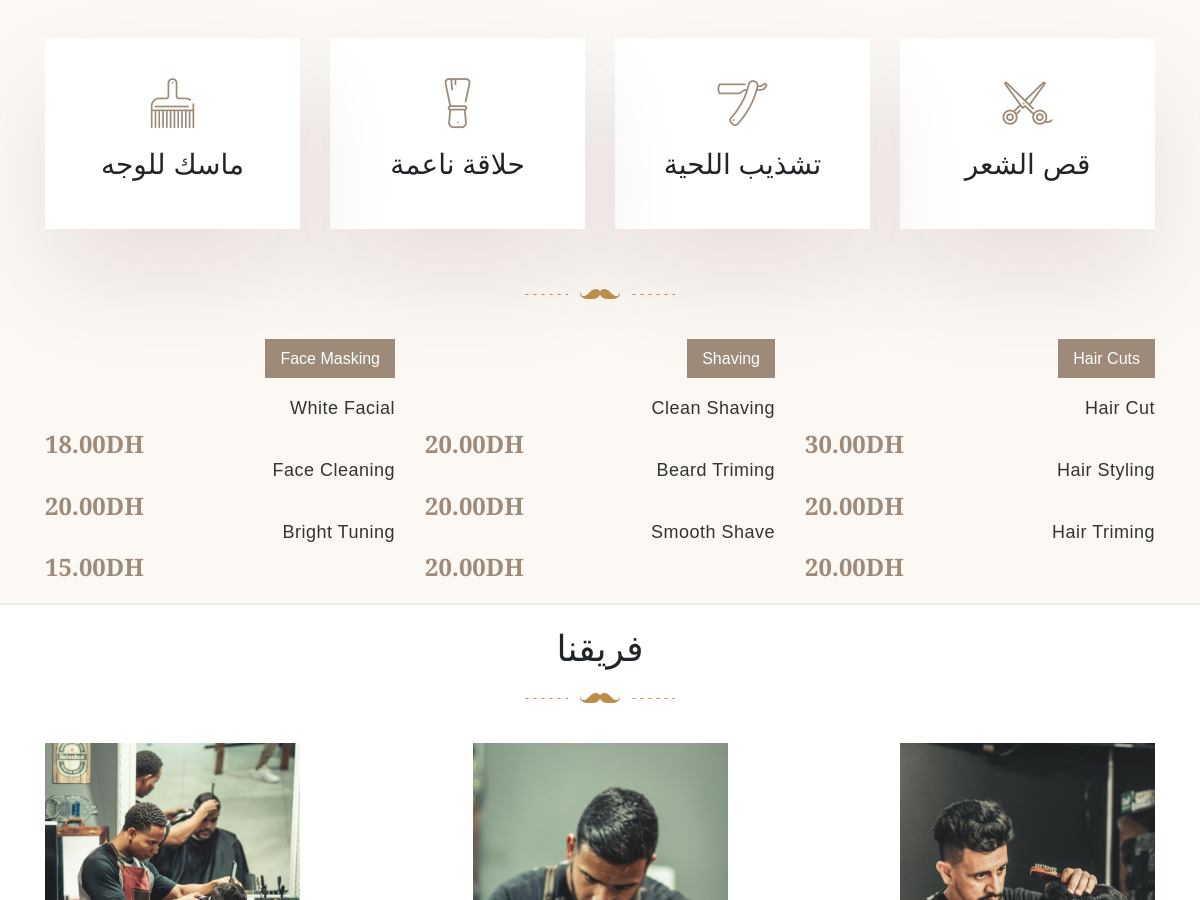
Before: / (middle part) with the older database file.
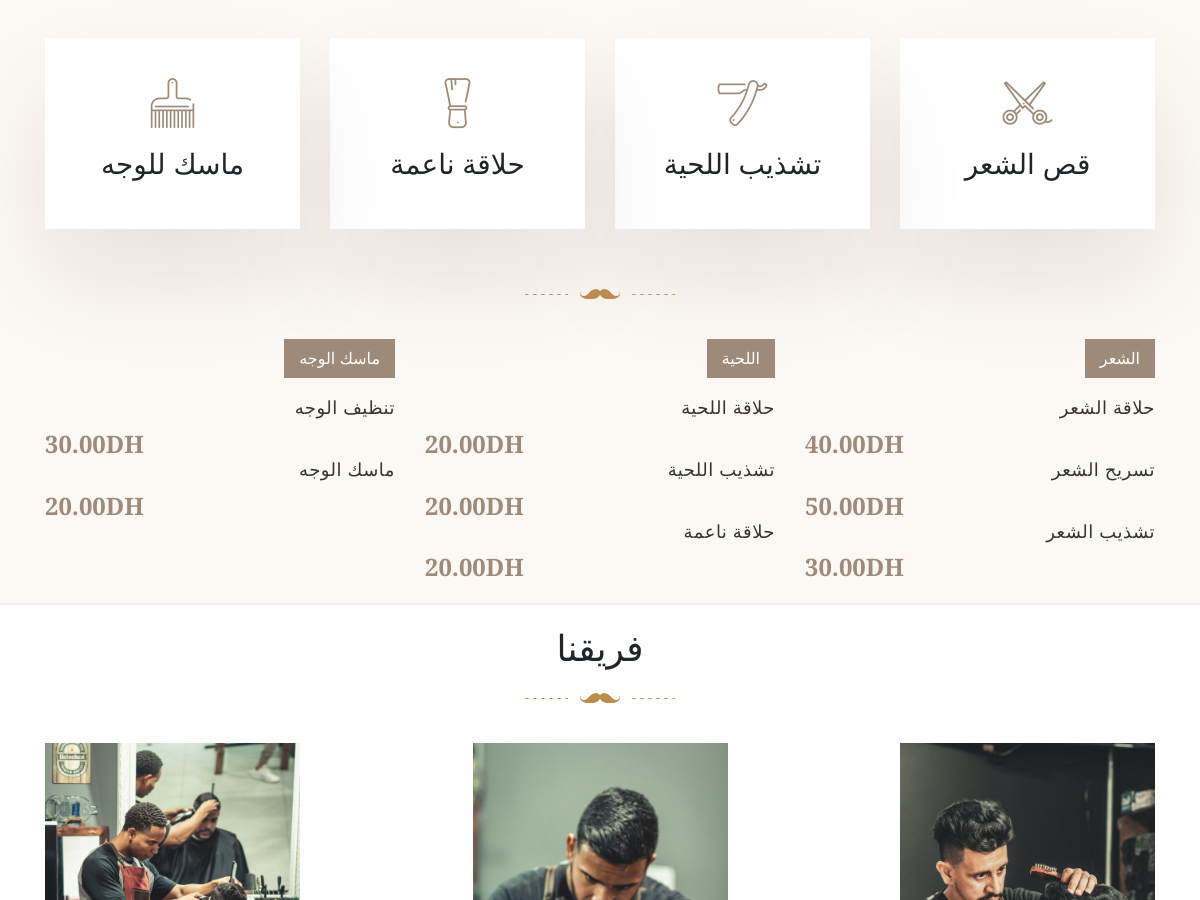
After: the same page with the newer database file.
### tables this page shows
CREATE TABLE `service_categories` (
  `category_id` int(2) NOT NULL,
  `category_name` varchar(50) NOT NULL
);

CREATE TABLE `services` (
  `service_id` int(5) NOT NULL,
  `service_name` varchar(50) NOT NULL,
  `service_description` varchar(255) NOT NULL,
  `service_price` decimal(6,2) NOT NULL,
  `service_duration` int(5) NOT NULL,
  `category_id` int(2) NOT NULL
);

### index.php (the view, shortened to what this page needs)
<?php
    include "connect.php";
    include "Includes/header.php";
?>
<section class="services_section" id="services" data-aos="fade-up" data-aos-duration="800" data-aos-delay="150">
    <div class="container">
        <div class="row">
            <div class="col-lg-3 col-md-6 padd_col_res" data-aos="fade-up" data-aos-duration="800" data-aos-delay="150">
                <div class="service_box">
                    <i class="bs bs-scissors-1"></i>
                    <h3>قص الشعر</h3>
                </div>
            </div>
            <div class="col-lg-3 col-md-6 padd_col_res" data-aos="fade-up" data-aos-duration="800" data-aos-delay="200">
                <div class="service_box">
                    <i class="bs bs-razor-2"></i>
                    <h3>تشذيب اللحية</h3>
                </div>
            </div>
            <div class="col-lg-3 col-md-6 padd_col_res" data-aos="fade-up" data-aos-duration="800" data-aos-delay="250">
                <div class="service_box">
                    <i class="bs bs-brush"></i>
                    <h3>حلاقة ناعمة</h3>
                </div>
            </div>
            <div class="col-lg-3 col-md-6 padd_col_res" data-aos="fade-up" data-aos-duration="800" data-aos-delay="300">
                <div class="service_box">
                    <i class="bs bs-hairbrush-1"></i>
                    <h3>ماسك للوجه</h3>
                </div>
            </div>
        </div>
    </div>
</section>
<section class="pricing_section" id="pricing" style="text-align:right;" data-aos="fade-up" data-aos-duration="800" data-aos-delay="150">
    <?php
        $stmt = $con->prepare("Select * from service_categories");
        $stmt->execute();
        $categories = $stmt->fetchAll();
    ?>
    <div class="container">
        <div class="section_heading">
            <div class="heading-line"></div>
        </div>
        <div class="row">
            <?php
                foreach($categories as $category)
                {
                    $stmt = $con->prepare("Select * from services where category_id = ?");
                    $stmt->execute(array($category['category_id']));
                    $totalServices =  $stmt->rowCount();
                    $services = $stmt->fetchAll();
                    if($totalServices > 0)
                    {
            ?>
            <div class="col-lg-4 col-md-6 sm-padding">
                <div class="price_wrap">
                    <h3 data-aos="fade-up" data-aos-duration="800" data-aos-delay="150"><?php echo $category['category_name'] ?></h3>
                    <ul class="price_list">
                        <?php
                            foreach($services as $service)
                            {
                        ?>
                        <li>
                            <h4 data-aos="fade-up" data-aos-duration="800" data-aos-delay="150"><?php echo $service['service_name'] ?></h4>
                            <span class="price" data-aos="fade-up" data-aos-duration="800" data-aos-delay="150"><?php echo $service['service_price'] ?>DH</span>
                        </li>
                        <?php
                            }
                        ?>
                    </ul>
                </div>
            </div>
            <?php
                    }
                }
            ?>
        </div>
    </div>
</section>
<section id="team" class="team_section" data-aos="fade-up" data-aos-duration="800" data-aos-delay="150">
    <div class="container">
        <div class="section_heading " data-aos="fade-up" data-aos-duration="800" data-aos-delay="150">
            <h2>فريقنا</h2>
            <div class="heading-line"></div>
        </div>
        <ul class="team_members row">
            <li class="col-lg-3 col-md-6 padd_col_res" data-aos="fade-up" data-aos-duration="800" data-aos-delay="150">
                <div class="team_member">
                    <img src="Design/images/team-1.jpg" alt="Team Member">
                </div>
            </li>
            <li class="col-lg-3 col-md-6 padd_col_res" data-aos="fade-up" data-aos-duration="800" data-aos-delay="200">
                <div class="team_member">
                    <img src="Design/images/team-3.jpg" alt="Team Member">
                </div>
            </li>
            <li class="col-lg-3 col-md-6 padd_col_res" data-aos="fade-up" data-aos-duration="800" data-aos-delay="250">
                <div class="team_member">
                    <img src="Design/images/team-4.jpg" alt="Team Member">
                </div>
            </li>
        </ul>
    </div>
</section>
<?php include "Includes/footer.php"; ?>

### Includes/header.php (shortened to what this page needs)
<!DOCTYPE html>
<html lang="ar" dir="rtl">
	<head>
		<link rel="stylesheet" href="https://cdnjs.cloudflare.com/ajax/libs/aos/2.3.4/aos.css" />
		<link rel="stylesheet" type="text/css" href="Design/css/bootstrap.min.css">
		<link rel="stylesheet" type="text/css" href="Design/css/main.css">
		<link rel="stylesheet" type="text/css" href="Design/css/responsive.css">
		<link rel="stylesheet" type="text/css" href="Design/css/barber-icons.css">
		<link rel="stylesheet" type="text/css" href="Design/fonts/css/all.css">
	</head>
	<body>

### Includes/footer.php (shortened to what this page needs)
	</body>
</html>

### Design/css/main.css (style rules this page uses)
ul { display: block; list-style: none; padding: 0; margin: 0; }
h2, h3, h4, h5, h6 { font-family: 'Prata', sans-serif; }
html { scroll-behavior: smooth; }
body { font-size: 16px; background-color: white; font-family: 'Roboto', sans-serif; direction: rtl; }
.services_section { padding: 20px 0px; background-color: #fcf9f5; }
.service_box { background-color: #fff; padding: 40px 30px; text-align: center; cursor: pointer; -webkit-box-shadow: 0px 50px 100px 0px rgba(64, 1, 4, 0.1), 0px -6px 0px 0px rgba(248, 99, 107, 0.004); box-shadow: 0px 50px 100px 0px rgba(64, 1, 4, 0.1), 0px -6px 0px 0px rgba(248, 99, 107, 0.004); }
.service_box i { font-size: 50px; margin-bottom: 20px; color: #9e8a78; display: block; }
.heading-line { margin-top: 20px; height: 10px; background: url(../images/heading-line.png) center center no-repeat; position: relative; }
.section_heading { text-align: center; margin-bottom: 40px; }
.section_heading h2 { font-size: 36px; line-height: 48px; font-weight: 400; letter-spacing: 0; }
.team_section { border-bottom: 2px solid #eee; padding: 20px 0px; }
.team_section .team_members .team_member { position: relative; overflow: hidden; }
.team_section .team_members .team_member img { width: 100%; }
.team_members { display: flex; flex-wrap: wrap; justify-content: space-between; }
.pricing_section { border-bottom: 2px solid #eee; background-color: #fcf9f5; padding: 20px 0; }
.pricing_section .price_wrap h3 { background-color: #9e8a78; display: inline-block; padding: 10px 15px; color: #fff; margin: 0 0 20px; font-size: 16px; }
.pricing_section .price_wrap .price_list li { margin-bottom: 40px; position: relative; }
.pricing_section .price_wrap .price_list li h4 { position: relative; color: #333; font-size: 18px; letter-spacing: 0.5px; margin: 0 0 6px; overflow: hidden; width: 90%; }
.pricing_section .price_wrap .price_list li h4:after { color: #bbb; font-weight: normal; margin-left: 10px; position: absolute; top: -2px; white-space: nowrap; width: 0; }
.pricing_section .price_wrap .price_list li span.price { font-family: "Prata", sans-serif; font-size: 24px; color: #9e8a78; font-weight: 700; position: absolute; right: 0; }
.price { position: absolute; left: 0; text-align: left; }

Changed rows visible on the page:
removed services: service_name "Bright Tuning", service_price "15.00", shown under service_categories "Face Masking"
changed service_categories: category_name "Hair Cuts" → "الشعر"
changed services: service_name "Hair Cut" → "حلاقة الشعر"; service_price "30.00" → "40.00"
changed services: service_name "Hair Styling" → "تسريح الشعر"; service_price "20.00" → "50.00"
changed services: service_name "Hair Triming" → "تشذيب الشعر"; service_price "20.00" → "30.00"
changed service_categories: category_name "Shaving" → "اللحية"
changed services: service_name "Clean Shaving" → "حلاقة اللحية"
changed services: service_name "Beard Triming" → "تشذيب اللحية"
changed services: service_name "Smooth Shave" → "حلاقة ناعمة"
changed service_categories: category_name "Face Masking" → "ماسك الوجه"
changed services: service_name "White Facial" → "تنظيف الوجه"; service_price "18.00" → "30.00"
changed services: service_name "Face Cleaning" → "ماسك الوجه"
